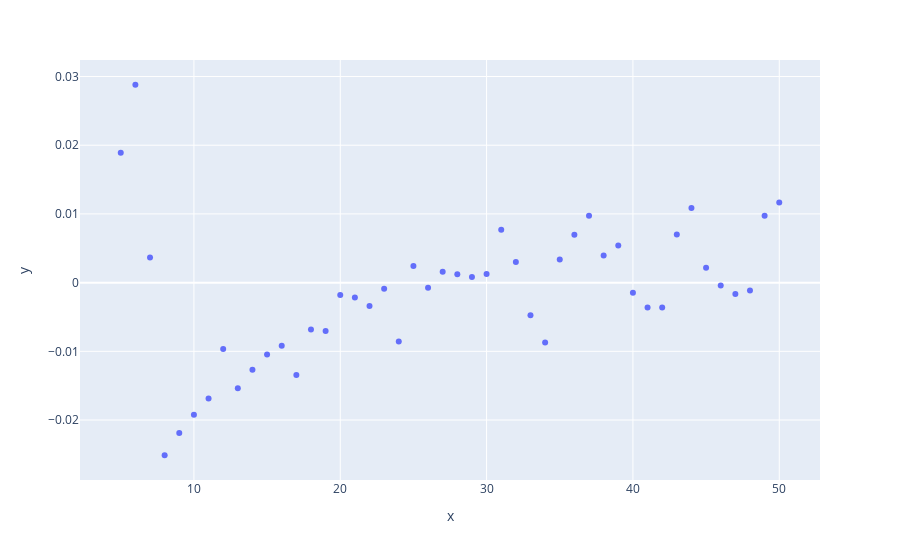

The code cell stored with this chart in its notebook:
### Code cell
silhouette(frame, emb, 100, 50)

### Figure 1 — Plotly figure (JSON) as saved in the notebook; plotly's stock layout.template omitted (floating-point values rounded to 4 significant figures)
{"data": [{"hovertemplate": "x=%{x}<br>y=%{y}<extra></extra>", "legendgroup": "", "marker": {"color": "#636efa", "symbol": "circle"}, "mode": "markers", "name": "", "orientation": "v", "showlegend": false, "type": "scatter", "x": [5, 6, 7, 8, 9, 10, 11, 12, 13, 14, 15, 16, 17, 18, 19, 20, 21, 22, 23, 24, 25, 26, 27, 28, 29, 30, 31, 32, 33, 34, 35, 36, 37, 38, 39, 40, 41, 42, 43, 44, 45, 46, 47, 48, 49, 50], "xaxis": "x", "y": [0.01891, 0.0288, 0.003675, -0.02513, -0.02188, -0.01924, -0.01686, -0.009659, -0.01539, -0.01268, -0.01045, -0.00917, -0.01344, -0.006808, -0.007052, -0.001805, -0.002177, -0.003417, -0.0008725, -0.008564, 0.002428, -0.0007546, 0.001581, 0.001234, 0.0008097, 0.00124, 0.007712, 0.003013, -0.004752, -0.008715, 0.003376, 0.006957, 0.009737, 0.00394, 0.005422, -0.001481, -0.003623, -0.003608, 0.007, 0.01086, 0.002158, -0.0004075, -0.001639, -0.001163, 0.009727, 0.01167], "yaxis": "y"}], "layout": {"legend": {"tracegroupgap": 0}, "margin": {"t": 60}, "xaxis": {"anchor": "y", "domain": [0, 1], "title": {"text": "x"}}, "yaxis": {"anchor": "x", "domain": [0, 1], "title": {"text": "y"}}}}
